Frame 1 (no input): blank canvas, image omitted
Frame 60 (no input): blank canvas, image omitted
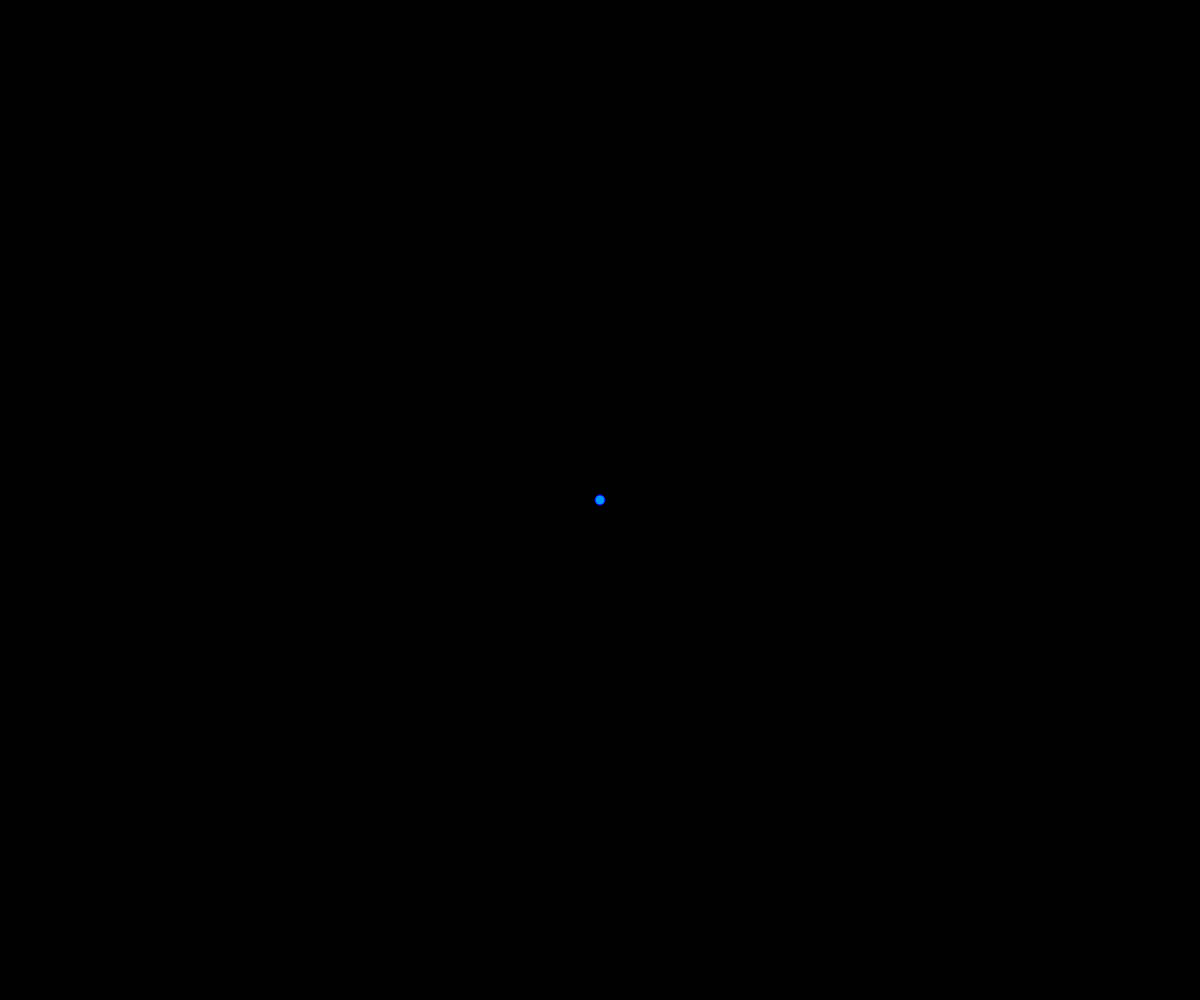
Frame 120 (the mouse pressed at the canvas centre since frame 60)

The p5.js sketch whose frames 1 and 60 were blank and that drew this single picture after the mouse press (run headless with seeded random() and noise() and a simulated clock; from frame 60 on, the mouse is pressed at the canvas centre):

// p5.js sketch
// ── sketch.js
let num = 10;
let points = [];

function setup(){
  createCanvas(windowWidth, windowHeight);
  for(let i=0; i<points.length; i++){
    points[i] = new Points();
  }
}

function mousePressed(){
  let np = new Points();
  points.push(np);
    
}

function mouseDragged(){
  for (let i=0; i<points.length; i++){
  points[i].dragged();
  }
}

function draw(){
  background(0);
  for (let i=0; i<points.length; i++){
  points[i].display();
  }
  
  for (let a of points){
     for (let b of points){
      strokeWeight(0.25);
      stroke(200,255,200,50);
      line(a.x, a.y, b.x, b.y);
     }
   }
      
}
    
class Points {
  
  constructor(x,y,r){
    this.x = mouseX;//random(50, width-50);
    this.y = mouseY;//random(50, height-50);
    this.r = 10;
  }
  
  display(){
    for (let i = 0; i<points.length; i++){
    let p = points[i];
    fill(0,150,255);
    stroke(0,0,255);
    strokeWeight(1);
    ellipse(p.x, p.y, p.r);
    }
  }
  
  dragged(){
    let d = dist(mouseX, mouseY, this.x, this.y);
    if (d < this.r){
      this.x = mouseX;
      this.y = mouseY;
    }
  }
  
  
}
